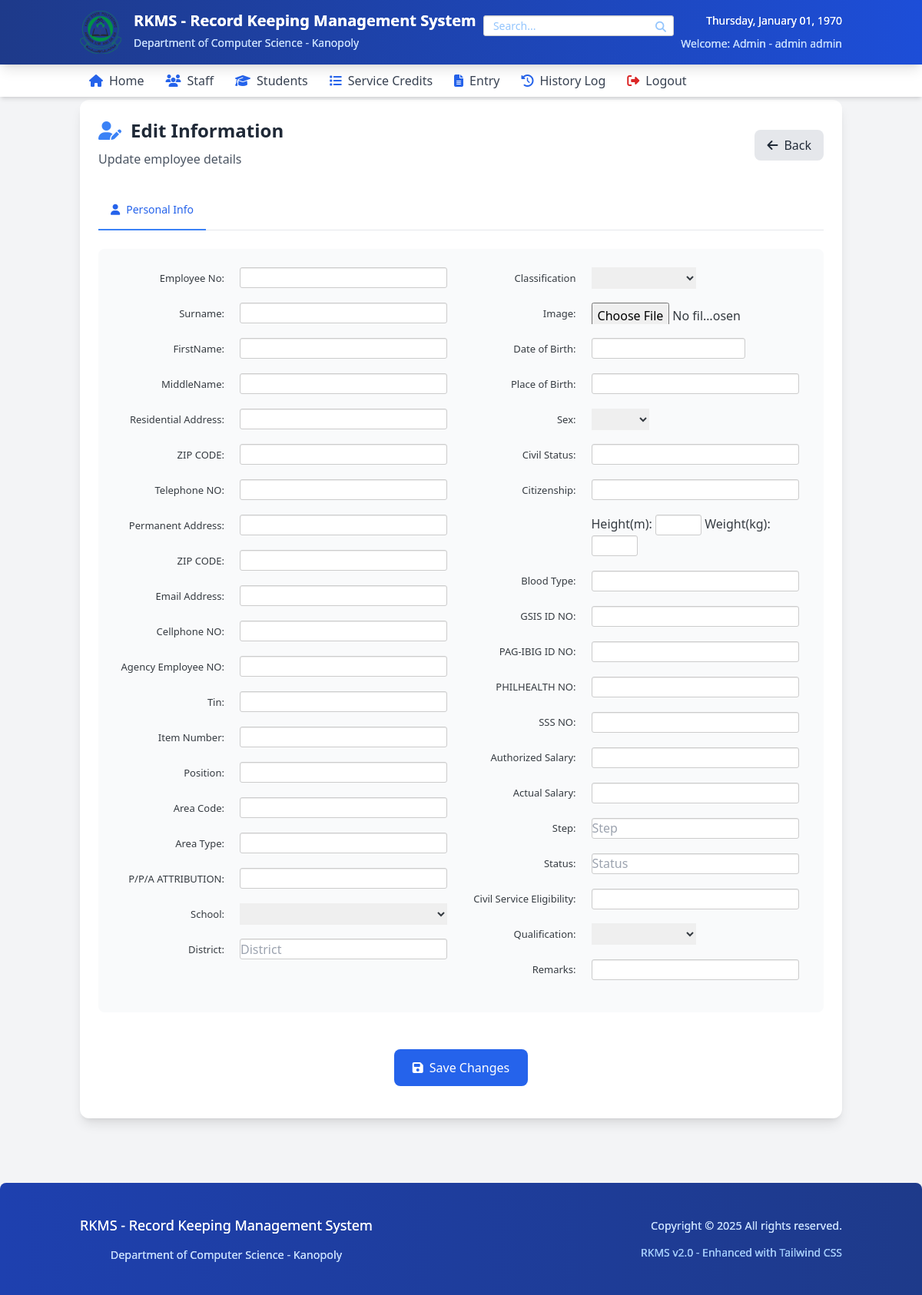
The app's page /tailwind_edit_emp.php (signed in) with its own data.
### tables this page shows
CREATE TABLE `user` (
  `User_id` int(11) NOT NULL,
  `UserName` varchar(50) NOT NULL,
  `Password` varchar(50) NOT NULL,
  `FirstName` varchar(50) NOT NULL,
  `LastName` varchar(50) NOT NULL,
  `User_Type` varchar(50) NOT NULL
);

### tailwind_nav.php (shortened to what the rows shown need)
<header class="bg-gradient-to-r from-blue-900 to-blue-700 text-white shadow-lg sticky top-0 z-50">
    <div class="container mx-auto px-4">
        <div class="flex flex-col md:flex-row justify-between items-center py-3">
            <div class="flex items-center space-x-4 mb-3 md:mb-0">
                <div>
                    <h1 class="text-lg md:text-xl font-bold">RKMS - Record Keeping Management System</h1>
                </div>
            </div>
            <div class="text-right order-first md:order-last mb-2 md:mb-0">
                <div class="text-xs md:text-sm">
                    <?php
                        $Today=date('y:m:d');
                        $new=date('l, F d, Y',strtotime($Today));
                        echo '<p class="font-medium">' . $new . '</p>';
                    ?>
                    <?php
                        if(isset($_SESSION['id'])) {
                            $id_session = $_SESSION['id'];
                            $user_query=mysqli_query($conn,"select * from user where User_id='$id_session'")or die(mysqli_error($conn));
                            $row=mysqli_fetch_array($user_query);
                            echo '<p class="text-blue-200">Welcome: '. $row['User_Type'] . ' - ' . $row['FirstName'] . ' ' . $row['LastName'] . '</p>';
                        }
                    ?>
                </div>
            </div>
        </div>
    </div>
</header>

### records on screen
user: User_Type "Admin", FirstName "admin", LastName "admin"
